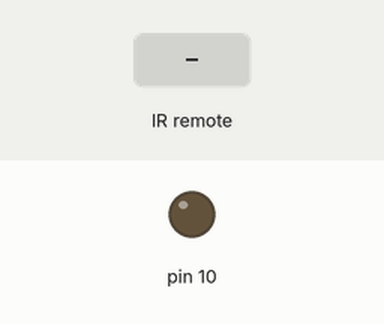
A sketch run on a simulated Arduino Uno, built with avr-gcc and run on an emulated ATmega328P. Shown: output pins drawn as LEDs (lit = HIGH). The test bench sets the inputs (shaded band).

Above: at 1.2 s.
1.3 s: infrared code 0xA8BCA received
At 1.6 s:
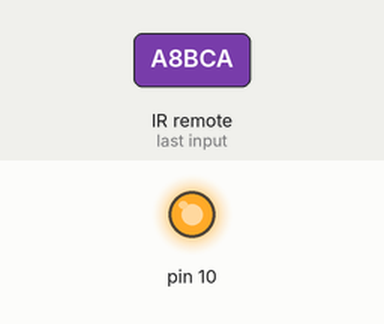
Timing chart, 0 to 4.3 s (numbered marks = the images above; inputs shaded):
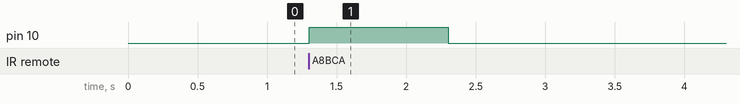

Measured:
- after the input at 1.3 s, pin 10: LOW → HIGH at once, → LOW 1.0 s later

The sketch:

TOM___IRrecvDemo.ino
```cpp
// (licence header left out)
#include <IRremote.h>

int RECV_PIN = 11;

IRrecv irrecv(RECV_PIN);

decode_results results;

void setup()
{
  Serial.begin(9600);
  pinMode(10, OUTPUT);
  irrecv.enableIRIn(); // Start the receiver
}

void loop() {
  if (irrecv.decode(&results)) {
    if (results.value == 691146){
      digitalWrite(10, HIGH);
      delay(1000);
    }
    digitalWrite(10, LOW);
    irrecv.resume(); // Receive the next value
  }
  delay(100);
}
```
